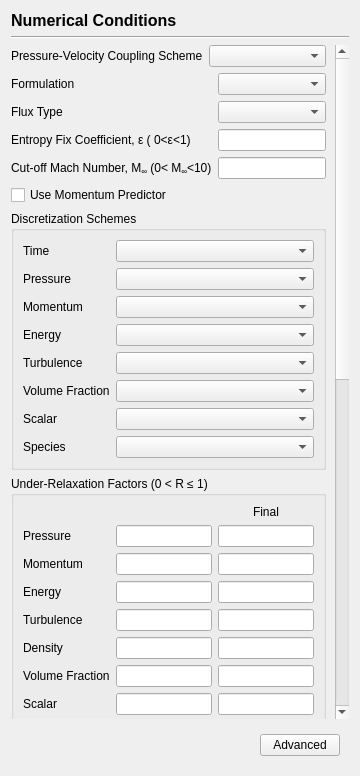
<?xml version="1.0" encoding="UTF-8"?>
<ui version="4.0">
 <class>NumericalConditionsPage</class>
 <widget class="QWidget" name="NumericalConditionsPage">
  <property name="geometry">
   <rect>
    <x>0</x>
    <y>0</y>
    <width>360</width>
    <height>776</height>
   </rect>
  </property>
  <property name="windowTitle">
   <string>Form</string>
  </property>
  <layout class="QVBoxLayout" name="verticalLayout_2">
   <item>
    <widget class="QLabel" name="label">
     <property name="font">
      <font>
       <pointsize>12</pointsize>
       <bold>true</bold>
      </font>
     </property>
     <property name="text">
      <string>Numerical Conditions</string>
     </property>
    </widget>
   </item>
   <item>
    <widget class="Line" name="line">
     <property name="orientation">
      <enum>Qt::Horizontal</enum>
     </property>
    </widget>
   </item>
   <item>
    <widget class="QScrollArea" name="scrollArea">
     <property name="frameShape">
      <enum>QFrame::NoFrame</enum>
     </property>
     <property name="horizontalScrollBarPolicy">
      <enum>Qt::ScrollBarAlwaysOff</enum>
     </property>
     <property name="sizeAdjustPolicy">
      <enum>QAbstractScrollArea::AdjustToContents</enum>
     </property>
     <property name="widgetResizable">
      <bool>true</bool>
     </property>
     <widget class="QWidget" name="scrollAreaWidgetContents">
      <property name="geometry">
       <rect>
        <x>0</x>
        <y>-664</y>
        <width>332</width>
        <height>1338</height>
       </rect>
      </property>
      <layout class="QVBoxLayout" name="verticalLayout">
       <property name="leftMargin">
        <number>0</number>
       </property>
       <property name="topMargin">
        <number>0</number>
       </property>
       <property name="rightMargin">
        <number>9</number>
       </property>
       <property name="bottomMargin">
        <number>0</number>
       </property>
       <item>
        <widget class="QWidget" name="pressureVelocity" native="true">
         <layout class="QFormLayout" name="formLayout">
          <property name="leftMargin">
           <number>0</number>
          </property>
          <property name="topMargin">
           <number>0</number>
          </property>
          <property name="rightMargin">
           <number>0</number>
          </property>
          <property name="bottomMargin">
           <number>0</number>
          </property>
          <item row="0" column="0">
           <widget class="QLabel" name="label_2">
            <property name="text">
             <string>Pressure-Velocity Coupling Scheme</string>
            </property>
           </widget>
          </item>
          <item row="0" column="1">
           <widget class="EnumComboBox" name="pressureVelocityCouplingScheme"/>
          </item>
         </layout>
        </widget>
       </item>
       <item>
        <widget class="QWidget" name="densityBasedSolverParameters" native="true">
         <layout class="QFormLayout" name="densityBasedSolverParametersLayout">
          <property name="leftMargin">
           <number>0</number>
          </property>
          <property name="topMargin">
           <number>0</number>
          </property>
          <property name="rightMargin">
           <number>0</number>
          </property>
          <property name="bottomMargin">
           <number>0</number>
          </property>
          <item row="0" column="0">
           <widget class="QLabel" name="label_5">
            <property name="text">
             <string>Formulation</string>
            </property>
           </widget>
          </item>
          <item row="0" column="1">
           <widget class="EnumComboBox" name="formulation"/>
          </item>
          <item row="1" column="0">
           <widget class="QLabel" name="label_6">
            <property name="text">
             <string>Flux Type</string>
            </property>
           </widget>
          </item>
          <item row="1" column="1">
           <widget class="EnumComboBox" name="fluxType"/>
          </item>
          <item row="2" column="0">
           <widget class="QLabel" name="label_10">
            <property name="text">
             <string>Entropy Fix Coefficient, ε ( 0&lt;ε&lt;1)</string>
            </property>
           </widget>
          </item>
          <item row="3" column="0">
           <widget class="QLabel" name="label_12">
            <property name="text">
             <string>Cut-off Mach Number, M&lt;sub&gt;∞&lt;/sub&gt; (0&amp;lt; M&lt;sub&gt;∞&lt;/sub&gt;&amp;lt;10)</string>
            </property>
           </widget>
          </item>
          <item row="2" column="1">
           <widget class="QLineEdit" name="entropyFixCoefficient"/>
          </item>
          <item row="3" column="1">
           <widget class="QLineEdit" name="cutOffMachNumber"/>
          </item>
         </layout>
        </widget>
       </item>
       <item>
        <widget class="QCheckBox" name="useMomentumPredictor">
         <property name="text">
          <string>Use Momentum Predictor</string>
         </property>
        </widget>
       </item>
       <item>
        <widget class="QGroupBox" name="discretizationSchemes">
         <property name="layoutDirection">
          <enum>Qt::LeftToRight</enum>
         </property>
         <property name="title">
          <string>Discretization Schemes</string>
         </property>
         <layout class="QFormLayout" name="discretizationSchemesLayout">
          <item row="0" column="0">
           <widget class="QLabel" name="label_20">
            <property name="text">
             <string>Time</string>
            </property>
           </widget>
          </item>
          <item row="0" column="1">
           <widget class="EnumComboBox" name="discretizationSchemeTime"/>
          </item>
          <item row="2" column="0">
           <widget class="QLabel" name="discretizationSchemesMomentumLabel">
            <property name="text">
             <string>Momentum</string>
            </property>
           </widget>
          </item>
          <item row="2" column="1">
           <widget class="EnumComboBox" name="discretizationSchemeMomentum"/>
          </item>
          <item row="3" column="0">
           <widget class="QLabel" name="label_19">
            <property name="text">
             <string>Energy</string>
            </property>
           </widget>
          </item>
          <item row="3" column="1">
           <widget class="EnumComboBox" name="discretizationSchemeEnergy"/>
          </item>
          <item row="4" column="0">
           <widget class="QLabel" name="label_22">
            <property name="text">
             <string>Turbulence</string>
            </property>
           </widget>
          </item>
          <item row="4" column="1">
           <widget class="EnumComboBox" name="discretizationSchemeTurbulence"/>
          </item>
          <item row="5" column="0">
           <widget class="QLabel" name="label_3">
            <property name="text">
             <string>Volume Fraction</string>
            </property>
           </widget>
          </item>
          <item row="5" column="1">
           <widget class="EnumComboBox" name="discretizationSchemeVolumeFraction"/>
          </item>
          <item row="1" column="0">
           <widget class="QLabel" name="label_4">
            <property name="text">
             <string>Pressure</string>
            </property>
           </widget>
          </item>
          <item row="1" column="1">
           <widget class="EnumComboBox" name="discretizationSchemePressure"/>
          </item>
          <item row="6" column="0">
           <widget class="QLabel" name="label_14">
            <property name="text">
             <string>Scalar</string>
            </property>
           </widget>
          </item>
          <item row="6" column="1">
           <widget class="EnumComboBox" name="discretizationSchemeScalar"/>
          </item>
          <item row="7" column="0">
           <widget class="QLabel" name="label_37">
            <property name="text">
             <string>Species</string>
            </property>
           </widget>
          </item>
          <item row="7" column="1">
           <widget class="EnumComboBox" name="discretizationSchemeSpecies"/>
          </item>
         </layout>
        </widget>
       </item>
       <item>
        <widget class="QGroupBox" name="underRelaxationFactors">
         <property name="title">
          <string>Under-Relaxation Factors (0 &lt; R ≤ 1)</string>
         </property>
         <layout class="QGridLayout" name="underRelaxationFactorsLayout">
          <item row="4" column="0">
           <widget class="QLabel" name="label_13">
            <property name="text">
             <string>Turbulence</string>
            </property>
           </widget>
          </item>
          <item row="7" column="1">
           <widget class="QLineEdit" name="underRelaxationFactorScalar"/>
          </item>
          <item row="6" column="2">
           <widget class="QLineEdit" name="underRelaxationFactorVolumeFractionFinal"/>
          </item>
          <item row="7" column="0">
           <widget class="QLabel" name="label_26">
            <property name="text">
             <string>Scalar</string>
            </property>
           </widget>
          </item>
          <item row="5" column="0">
           <widget class="QLabel" name="label_29">
            <property name="text">
             <string>Density</string>
            </property>
           </widget>
          </item>
          <item row="1" column="2">
           <widget class="QLineEdit" name="underRelaxationFactorPressureFinal"/>
          </item>
          <item row="3" column="1">
           <widget class="QLineEdit" name="underRelaxationFactorEnergy"/>
          </item>
          <item row="5" column="1">
           <widget class="QLineEdit" name="underRelaxationFactorDensity"/>
          </item>
          <item row="5" column="2">
           <widget class="QLineEdit" name="underRelaxationFactorDensityFinal"/>
          </item>
          <item row="6" column="0">
           <widget class="QLabel" name="label_31">
            <property name="text">
             <string>Volume Fraction</string>
            </property>
           </widget>
          </item>
          <item row="2" column="0">
           <widget class="QLabel" name="label_9">
            <property name="text">
             <string>Momentum</string>
            </property>
           </widget>
          </item>
          <item row="4" column="2">
           <widget class="QLineEdit" name="underRelaxationFactorTurbulenceFinal"/>
          </item>
          <item row="6" column="1">
           <widget class="QLineEdit" name="underRelaxationFactorVolumeFraction"/>
          </item>
          <item row="3" column="0">
           <widget class="QLabel" name="label_11">
            <property name="text">
             <string>Energy</string>
            </property>
           </widget>
          </item>
          <item row="2" column="1">
           <widget class="QLineEdit" name="underRelaxationFactorMomentum"/>
          </item>
          <item row="0" column="2">
           <widget class="QLabel" name="label_8">
            <property name="text">
             <string>Final</string>
            </property>
            <property name="alignment">
             <set>Qt::AlignCenter</set>
            </property>
           </widget>
          </item>
          <item row="1" column="1">
           <widget class="QLineEdit" name="underRelaxationFactorPressure"/>
          </item>
          <item row="4" column="1">
           <widget class="QLineEdit" name="underRelaxationFactorTurbulence"/>
          </item>
          <item row="7" column="2">
           <widget class="QLineEdit" name="underRelaxationFactorScalarFinal"/>
          </item>
          <item row="2" column="2">
           <widget class="QLineEdit" name="underRelaxationFactorMomentumFinal"/>
          </item>
          <item row="1" column="0">
           <widget class="QLabel" name="label_7">
            <property name="text">
             <string>Pressure</string>
            </property>
           </widget>
          </item>
          <item row="3" column="2">
           <widget class="QLineEdit" name="underRelaxationFactorEnergyFinal"/>
          </item>
          <item row="8" column="1">
           <widget class="QLineEdit" name="underRelaxationFactorSpecies"/>
          </item>
          <item row="8" column="2">
           <widget class="QLineEdit" name="underRelaxationFactorSpeciesFinal"/>
          </item>
          <item row="8" column="0">
           <widget class="QLabel" name="label_38">
            <property name="text">
             <string>Species</string>
            </property>
           </widget>
          </item>
         </layout>
        </widget>
       </item>
       <item>
        <widget class="QGroupBox" name="improveStablitiy">
         <property name="title">
          <string>Improve Stability</string>
         </property>
         <property name="checkable">
          <bool>true</bool>
         </property>
         <layout class="QFormLayout" name="formLayout_2">
          <item row="0" column="0">
           <widget class="QLabel" name="label_32">
            <property name="text">
             <string>Limiting Factor</string>
            </property>
           </widget>
          </item>
          <item row="0" column="1">
           <widget class="QLineEdit" name="limitingFactor"/>
          </item>
         </layout>
        </widget>
       </item>
       <item>
        <widget class="QWidget" name="widget_3" native="true">
         <layout class="QFormLayout" name="formLayout_4">
          <item row="0" column="0">
           <widget class="QLabel" name="label_15">
            <property name="text">
             <string>Max Iterations per Time Step</string>
            </property>
           </widget>
          </item>
          <item row="0" column="1">
           <widget class="QLineEdit" name="maxIterationsPerTimeStep"/>
          </item>
          <item row="1" column="0">
           <widget class="QLabel" name="label_16">
            <property name="text">
             <string>Number of Correctors</string>
            </property>
           </widget>
          </item>
          <item row="1" column="1">
           <widget class="QLineEdit" name="numberOfCorrectors"/>
          </item>
         </layout>
        </widget>
       </item>
       <item>
        <widget class="QGroupBox" name="multiphase">
         <property name="title">
          <string>Multiphase</string>
         </property>
         <layout class="QVBoxLayout" name="verticalLayout_3">
          <property name="leftMargin">
           <number>9</number>
          </property>
          <property name="topMargin">
           <number>9</number>
          </property>
          <property name="rightMargin">
           <number>9</number>
          </property>
          <property name="bottomMargin">
           <number>9</number>
          </property>
          <item>
           <widget class="QWidget" name="widget_6" native="true">
            <layout class="QFormLayout" name="formLayout_10">
             <property name="leftMargin">
              <number>0</number>
             </property>
             <property name="topMargin">
              <number>0</number>
             </property>
             <property name="rightMargin">
              <number>0</number>
             </property>
             <property name="bottomMargin">
              <number>0</number>
             </property>
             <item row="0" column="0">
              <widget class="QLabel" name="label_33">
               <property name="text">
                <string>Max Iterations per Time Step</string>
               </property>
              </widget>
             </item>
             <item row="0" column="1">
              <widget class="QLineEdit" name="multiphaseMaxIterationsPerTimeStep"/>
             </item>
             <item row="1" column="0">
              <widget class="QLabel" name="label_34">
               <property name="text">
                <string>Number of Correctors</string>
               </property>
              </widget>
             </item>
             <item row="1" column="1">
              <widget class="QLineEdit" name="multiphaseNumberOfCorrectors"/>
             </item>
            </layout>
           </widget>
          </item>
          <item>
           <widget class="QGroupBox" name="groupBox_9">
            <property name="title">
             <string>MULES Variant</string>
            </property>
            <layout class="QHBoxLayout" name="horizontalLayout_3">
             <item>
              <widget class="QRadioButton" name="mullesExplicit">
               <property name="text">
                <string>Explicit</string>
               </property>
              </widget>
             </item>
             <item>
              <widget class="QRadioButton" name="mulesSemiImplicit">
               <property name="text">
                <string>Semi-implicit</string>
               </property>
              </widget>
             </item>
            </layout>
           </widget>
          </item>
          <item>
           <widget class="QWidget" name="widget_7" native="true">
            <layout class="QFormLayout" name="formLayout_11">
             <property name="leftMargin">
              <number>0</number>
             </property>
             <property name="topMargin">
              <number>0</number>
             </property>
             <property name="rightMargin">
              <number>0</number>
             </property>
             <property name="bottomMargin">
              <number>0</number>
             </property>
             <item row="0" column="0">
              <widget class="QLabel" name="label_35">
               <property name="text">
                <string>Phase Interface Compression Factor</string>
               </property>
              </widget>
             </item>
             <item row="0" column="1">
              <widget class="QLineEdit" name="phaseInterfaceCompressionFactor"/>
             </item>
             <item row="1" column="0">
              <widget class="QLabel" name="label_36">
               <property name="text">
                <string>Number of MULES iterations over the limiter</string>
               </property>
              </widget>
             </item>
             <item row="1" column="1">
              <widget class="QLineEdit" name="numberOfMulesIterations"/>
             </item>
            </layout>
           </widget>
          </item>
         </layout>
        </widget>
       </item>
       <item>
        <widget class="QGroupBox" name="convergenceCriteria">
         <property name="title">
          <string>Convergence Criteria (range of values: 0~1)</string>
         </property>
         <layout class="QGridLayout" name="convergenceCriteriaLyaout">
          <item row="2" column="1">
           <widget class="QLineEdit" name="absoluteDensity"/>
          </item>
          <item row="3" column="2">
           <widget class="QLineEdit" name="relativeMomentum"/>
          </item>
          <item row="7" column="0">
           <widget class="QLabel" name="label_30">
            <property name="text">
             <string>Scalar</string>
            </property>
           </widget>
          </item>
          <item row="1" column="0">
           <widget class="QLabel" name="label_17">
            <property name="text">
             <string>Pressure</string>
            </property>
           </widget>
          </item>
          <item row="0" column="2">
           <widget class="QLabel" name="label_24">
            <property name="text">
             <string>Relative</string>
            </property>
            <property name="alignment">
             <set>Qt::AlignCenter</set>
            </property>
           </widget>
          </item>
          <item row="3" column="1">
           <widget class="QLineEdit" name="absoluteMomentum"/>
          </item>
          <item row="1" column="1">
           <widget class="QLineEdit" name="absolutePressure"/>
          </item>
          <item row="6" column="2">
           <widget class="QLineEdit" name="relativeVolumeFraction"/>
          </item>
          <item row="5" column="1">
           <widget class="QLineEdit" name="absoluteTurbulence"/>
          </item>
          <item row="3" column="0">
           <widget class="QLabel" name="label_23">
            <property name="text">
             <string>Momentum</string>
            </property>
           </widget>
          </item>
          <item row="5" column="2">
           <widget class="QLineEdit" name="relativeTurbulence"/>
          </item>
          <item row="4" column="1">
           <widget class="QLineEdit" name="absoluteEnergy"/>
          </item>
          <item row="1" column="2">
           <widget class="QLineEdit" name="relativePressure"/>
          </item>
          <item row="5" column="0">
           <widget class="QLabel" name="label_27">
            <property name="text">
             <string>Turbulence</string>
            </property>
           </widget>
          </item>
          <item row="4" column="0">
           <widget class="QLabel" name="label_25">
            <property name="text">
             <string>Energy</string>
            </property>
           </widget>
          </item>
          <item row="4" column="2">
           <widget class="QLineEdit" name="relativeEnergy"/>
          </item>
          <item row="7" column="1">
           <widget class="QLineEdit" name="absoluteScalar"/>
          </item>
          <item row="6" column="0">
           <widget class="QLabel" name="label_28">
            <property name="text">
             <string>Volume Fraction</string>
            </property>
           </widget>
          </item>
          <item row="2" column="0">
           <widget class="QLabel" name="label_21">
            <property name="text">
             <string>Density</string>
            </property>
           </widget>
          </item>
          <item row="0" column="1">
           <widget class="QLabel" name="label_18">
            <property name="text">
             <string>Absolute</string>
            </property>
            <property name="alignment">
             <set>Qt::AlignCenter</set>
            </property>
           </widget>
          </item>
          <item row="7" column="2">
           <widget class="QLineEdit" name="relativeScalar"/>
          </item>
          <item row="2" column="2">
           <widget class="QLineEdit" name="relativeDensity"/>
          </item>
          <item row="6" column="1">
           <widget class="QLineEdit" name="absoluteVolumeFraction"/>
          </item>
          <item row="8" column="0">
           <widget class="QLabel" name="label_39">
            <property name="text">
             <string>Species</string>
            </property>
           </widget>
          </item>
          <item row="8" column="1">
           <widget class="QLineEdit" name="absoluteSpecies"/>
          </item>
          <item row="8" column="2">
           <widget class="QLineEdit" name="relativeSpecies"/>
          </item>
         </layout>
        </widget>
       </item>
       <item>
        <spacer name="verticalSpacer">
         <property name="orientation">
          <enum>Qt::Vertical</enum>
         </property>
         <property name="sizeHint" stdset="0">
          <size>
           <width>20</width>
           <height>40</height>
          </size>
         </property>
        </spacer>
       </item>
      </layout>
     </widget>
    </widget>
   </item>
   <item>
    <widget class="QWidget" name="widget_2" native="true">
     <layout class="QHBoxLayout" name="horizontalLayout">
      <item>
       <spacer name="horizontalSpacer">
        <property name="orientation">
         <enum>Qt::Horizontal</enum>
        </property>
        <property name="sizeHint" stdset="0">
         <size>
          <width>0</width>
          <height>20</height>
         </size>
        </property>
       </spacer>
      </item>
      <item>
       <widget class="QPushButton" name="advanced">
        <property name="text">
         <string>Advanced</string>
        </property>
       </widget>
      </item>
     </layout>
    </widget>
   </item>
  </layout>
 </widget>
 <customwidgets>
  <customwidget>
   <class>EnumComboBox</class>
   <extends>QComboBox</extends>
   <header>widgets.enum_combo_box</header>
  </customwidget>
 </customwidgets>
 <tabstops>
  <tabstop>pressureVelocityCouplingScheme</tabstop>
  <tabstop>formulation</tabstop>
  <tabstop>fluxType</tabstop>
  <tabstop>entropyFixCoefficient</tabstop>
  <tabstop>cutOffMachNumber</tabstop>
  <tabstop>useMomentumPredictor</tabstop>
  <tabstop>discretizationSchemeTime</tabstop>
  <tabstop>discretizationSchemePressure</tabstop>
  <tabstop>discretizationSchemeMomentum</tabstop>
  <tabstop>discretizationSchemeEnergy</tabstop>
  <tabstop>discretizationSchemeTurbulence</tabstop>
  <tabstop>discretizationSchemeVolumeFraction</tabstop>
  <tabstop>underRelaxationFactorPressure</tabstop>
  <tabstop>underRelaxationFactorPressureFinal</tabstop>
  <tabstop>underRelaxationFactorMomentum</tabstop>
  <tabstop>underRelaxationFactorMomentumFinal</tabstop>
  <tabstop>underRelaxationFactorEnergy</tabstop>
  <tabstop>underRelaxationFactorEnergyFinal</tabstop>
  <tabstop>underRelaxationFactorTurbulence</tabstop>
  <tabstop>underRelaxationFactorTurbulenceFinal</tabstop>
  <tabstop>underRelaxationFactorDensity</tabstop>
  <tabstop>underRelaxationFactorDensityFinal</tabstop>
  <tabstop>underRelaxationFactorVolumeFraction</tabstop>
  <tabstop>underRelaxationFactorVolumeFractionFinal</tabstop>
  <tabstop>improveStablitiy</tabstop>
  <tabstop>limitingFactor</tabstop>
  <tabstop>maxIterationsPerTimeStep</tabstop>
  <tabstop>numberOfCorrectors</tabstop>
  <tabstop>multiphaseMaxIterationsPerTimeStep</tabstop>
  <tabstop>multiphaseNumberOfCorrectors</tabstop>
  <tabstop>mullesExplicit</tabstop>
  <tabstop>mulesSemiImplicit</tabstop>
  <tabstop>phaseInterfaceCompressionFactor</tabstop>
  <tabstop>numberOfMulesIterations</tabstop>
  <tabstop>absolutePressure</tabstop>
  <tabstop>relativePressure</tabstop>
  <tabstop>absoluteDensity</tabstop>
  <tabstop>relativeDensity</tabstop>
  <tabstop>absoluteMomentum</tabstop>
  <tabstop>relativeMomentum</tabstop>
  <tabstop>absoluteEnergy</tabstop>
  <tabstop>relativeEnergy</tabstop>
  <tabstop>absoluteTurbulence</tabstop>
  <tabstop>relativeTurbulence</tabstop>
  <tabstop>absoluteVolumeFraction</tabstop>
  <tabstop>relativeVolumeFraction</tabstop>
  <tabstop>advanced</tabstop>
  <tabstop>scrollArea</tabstop>
 </tabstops>
 <resources/>
 <connections/>
</ui>
